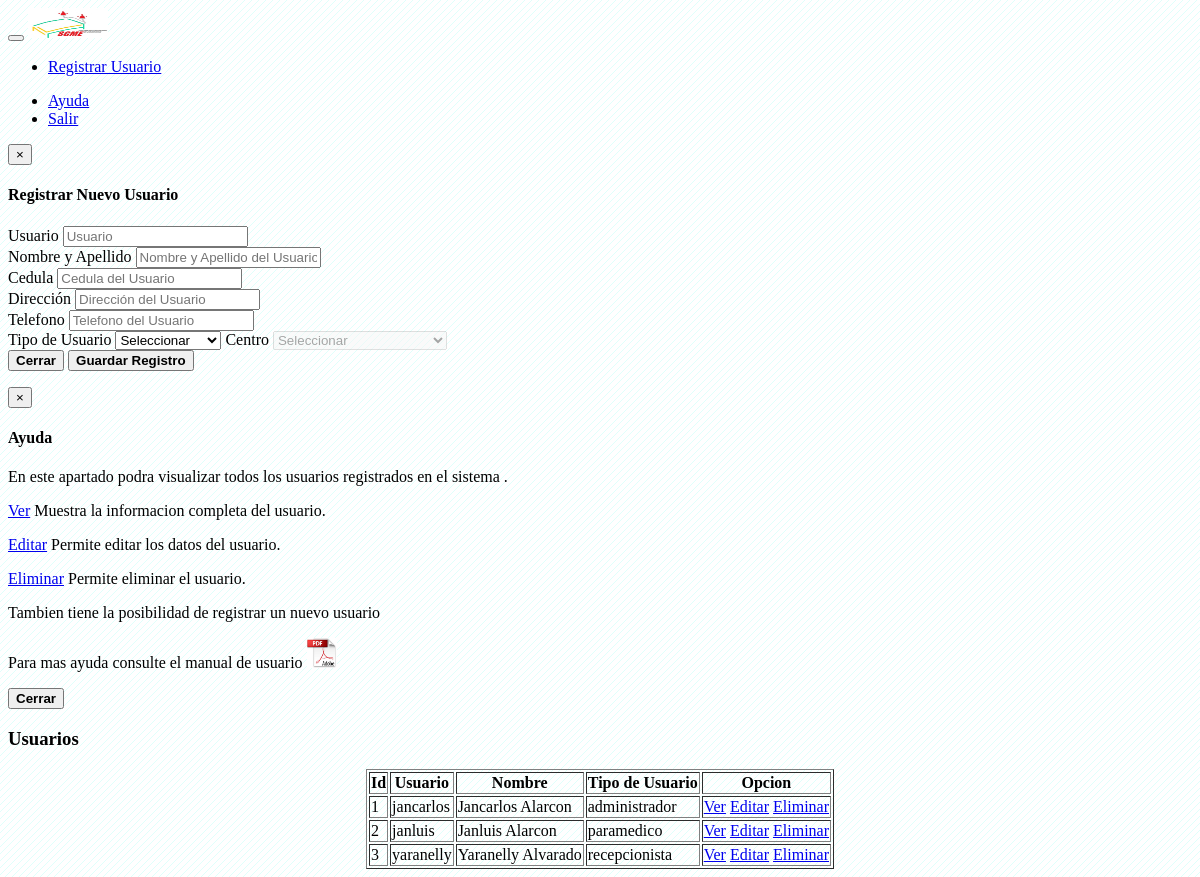
The app's page /vistas/usuarios/usuarios_inicio.php, older data.
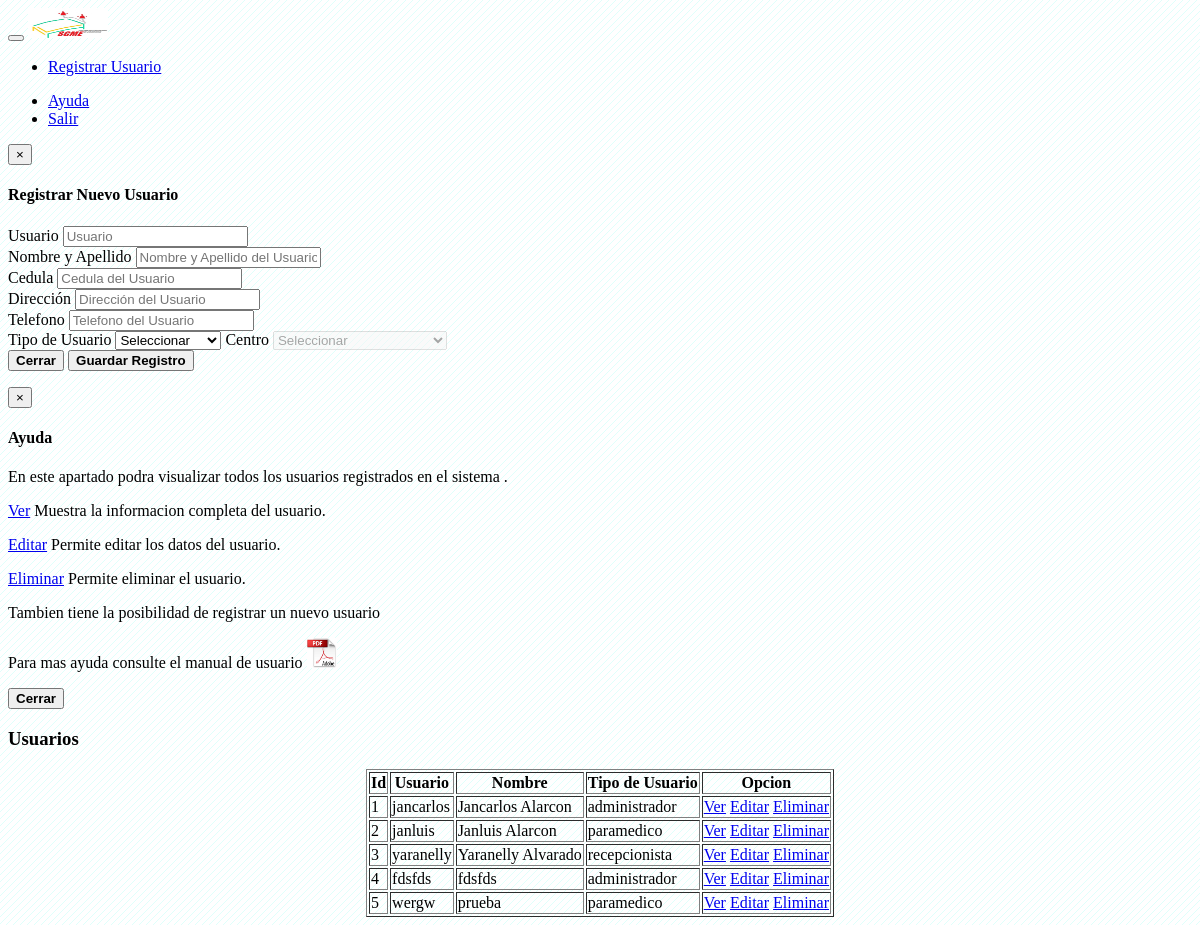
The same page, newer data.
### tables this page shows
CREATE TABLE IF NOT EXISTS `usuarios` (
  `id` int(11) NOT NULL AUTO_INCREMENT,
  `persona_id` int(11) NOT NULL,
  `usuario` varchar(45) NOT NULL,
  `password` varchar(45) NOT NULL,
  `perfil_id` int(11) NOT NULL,
  `status` int(11) DEFAULT '1',
  `observaciones` varchar(45) DEFAULT NULL,
  PRIMARY KEY (`id`)
);

CREATE TABLE IF NOT EXISTS `personas` (
  `id` int(11) NOT NULL AUTO_INCREMENT,
  `cedula` varchar(10) DEFAULT NULL,
  `nombre` varchar(100) DEFAULT NULL,
  `direccion` varchar(100) DEFAULT NULL,
  `telefono` varchar(15) DEFAULT NULL,
  `status` int(11) DEFAULT '1',
  `Observaciones` varchar(45) DEFAULT 'Sin Observaciones',
  PRIMARY KEY (`id`)
);

CREATE TABLE IF NOT EXISTS `perfiles` (
  `id` int(11) NOT NULL AUTO_INCREMENT,
  `nombre` varchar(45) DEFAULT NULL,
  `status` int(11) DEFAULT '1',
  `observacion` varchar(45) DEFAULT 'Sin Observaciones',
  PRIMARY KEY (`id`)
);

### clases/Conexion.php (called while the page is built, shortened)
<?php
    class Conexion{
        public function __construct(){
            $this->bd = "sgmdb";
        }
        public function consultaRetorno($sql)
        {
            $consulta = mysql_query($sql) or die($sql."<br/><br/>".mysql_error());
            return $consulta;
        }
    }
?>

### modulos/ControladorUsuarios.php (called while the page is built, shortened)
<?php
    include_once("clases/Usuario.php");
    class controladorUsuarios{
        private $usuario;
        public function __construct(){
            $this->usuario = new Usuario();
        }
        public function index(){
            $resultado = $this->usuario->listar();
            return $resultado;
        }
    }
?>

### clases/Usuario.php (called while the page is built, shortened)
<?php
    include_once('Conexion.php');
    class Usuario{
        private $con;
        public function __construct(){
            $this->con = new Conexion();
        }
        public function listar(){
            $sql = "SELECT
            u.id AS usuario_id,
            u.usuario,
            prs.nombre AS persona_nombre,
            prf.nombre AS perfil_nombre
            FROM usuarios u
            INNER JOIN perfiles prf ON u.perfil_id = prf.id
            INNER JOIN personas prs ON u.persona_id = prs.id";
            $resultado = $this->con->consultaRetorno($sql);
            return $resultado;
        }
    }
?>

### vistas/usuarios/usuarios_inicio.php (the view, shortened to what the changed rows need)
<?php
$controladorUsuarios = new controladorUsuarios();
	$resultadoUsuarios = $controladorUsuarios->index();
?>
<table border="1" align="center" class="table table-striped">
	<thead>
		<th>Id</th>
		<th>Usuario</th>
		<th>Nombre</th>
		<th>Tipo de Usuario</th>
		<th>Opcion</th>
	</thead>
	<tbody>
		<?php while($row = mysql_fetch_array($resultadoUsuarios)): ?>
			<tr>
				<td><?php echo $row['usuario_id']; ?></td>
				<td><?php echo $row['usuario']; ?></td>
				<td><?php echo $row['persona_nombre']; ?></td>
				<td><?php echo $row['perfil_nombre']; ?></td>
				<td>
					<a class="btn btn-xs btn-success" href="?cargar=usuarios_ver&id=<?php echo $row['usuario_id']; ?>">Ver</a>
					<a class="btn btn-xs btn-info" href="?cargar=usuarios_editar&id=<?php echo $row['usuario_id']; ?>">Editar</a>
					<a class="btn btn-xs btn-danger" href="?cargar=usuarios_eliminar&id=<?php echo $row['usuario_id']; ?>">Eliminar</a>
				</td>
			</tr>
		<?php endwhile; ?>
	</tbody>
</table>

Row changes from the older to the newer data that the page shows:
added usuarios: id "4", usuario "fdsfds", persona.nombre "fdsfds", perfil.nombre "administrador"
added usuarios: id "5", usuario "wergw", persona.nombre "prueba", perfil.nombre "paramedico"
